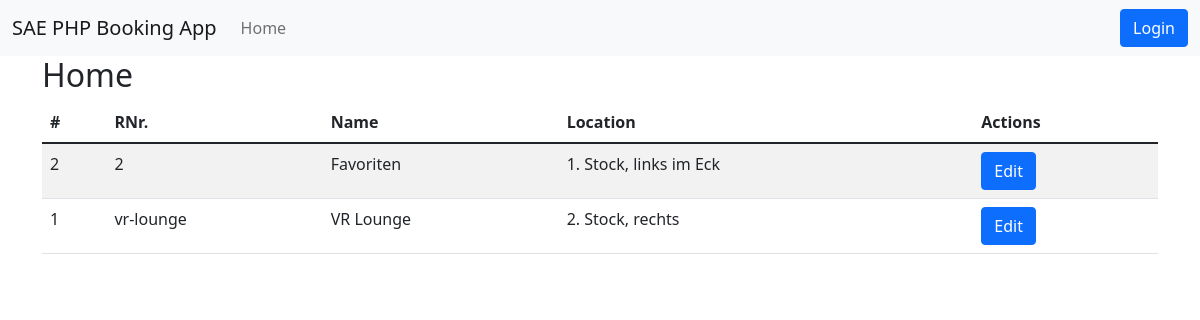
Page /public/home on the earlier database version.
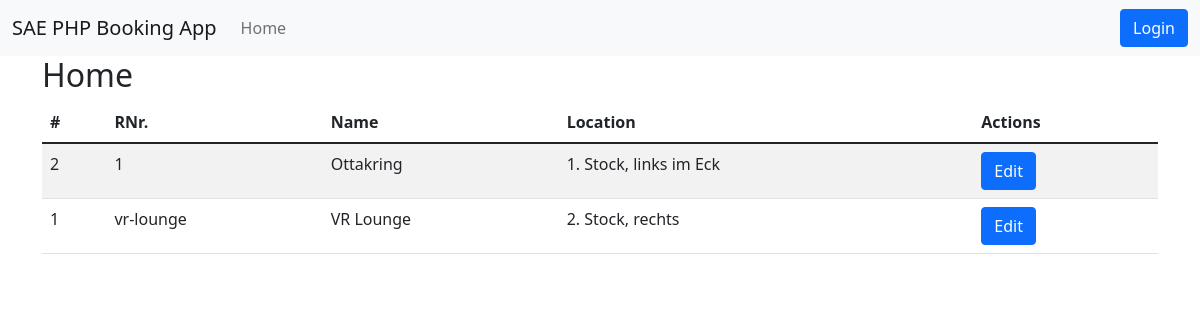
Same page on the later database version.
### tables this page shows
CREATE TABLE `rooms` (
  `id` int(11) NOT NULL,
  `name` varchar(255) NOT NULL,
  `location` text DEFAULT NULL,
  `room_nr` varchar(10) NOT NULL,
  `created_at` timestamp NOT NULL DEFAULT current_timestamp(),
  `updated_at` timestamp NOT NULL DEFAULT current_timestamp() ON UPDATE current_timestamp(),
  `deleted_at` timestamp NULL DEFAULT NULL
);

### app/Controllers/HomeController.php (called while the page is built, shortened)
<?php
class HomeController
{
    public function home()
    {
        $rooms = Room::all('room_nr', 'ASC');
        View::render('home', [
            'rooms' => $rooms
        ]);
    }
}

### core/Bootloader.php (called while the page is built, shortened)
<?php
class Bootloader
{
    public function __construct()
    {
        try {
            $router = new Router();
            $router->route();
        } catch (\Exception $exception) {
            ExceptionHandler::handle($exception);
        }
    }
}

### public/index.php (called while the page is built, shortened)
<?php
spl_autoload_register(function ($namespaceAndClassname) {
    $namespaceAndClassname = str_replace('Core', 'core', $namespaceAndClassname);
    $namespaceAndClassname = str_replace('App', 'app', $namespaceAndClassname);
    $filepath = str_replace('\\', '/', $namespaceAndClassname);
});
$app = new \Core\Bootloader();

### core/Config.php (called while the page is built, shortened)
<?php
class Config
{
    public static function get (string $filenameAndKey, mixed $default = null): mixed
    {
        [$filename, $key] = explode('.', $filenameAndKey);
        $path = __DIR__ . "/../config/$filename.php";
        if (file_exists($path)) {
            $config = require $path;
            if (array_key_exists($key, $config)) {
                return $config[$key];
            }
        }
        return $default;
    }
}

### config/app.php (called while the page is built)
<?php
return [
    'app-name' => 'SAE PHP Booking App',
    'app-slug' => 'sae-php-mvc-session',
    'baseurl' => 'http://localhost:8080/mvc/public',
    'environment' => 'dev',
    'default-layout' => 'default',
];

### core/Session.php (called while the page is built, shortened)
<?php
class Session
{
    public static function get(string $key, mixed $default = null): mixed
    {
        return $default;
    }
}

### core/Models/AbstractUser.php (called while the page is built, shortened)
<?php
abstract class AbstractUser extends AbstractModel
{
    #[Pure] public static function isLoggedIn(): bool
    {
        return false;
    }
}

### config/database.php (called while the page is built)
<?php
return [
    'host' => 'mariadb',
    'user' => 'root',
    'password' => 'password',
    'dbname' => 'mvc'
];

### core/Database.php (called while the page is built, shortened)
<?php
class Database
{
    private object $link;
    private mixed $lastResult;
    public function __construct()
    {
        $this->link = new mysqli(
            Config::get('database.host'),
            Config::get('database.user'),
            Config::get('database.password'),
            Config::get('database.dbname'),
            Config::get('database.port', 3306),
            Config::get('database.socket')
        );
        $this->link->set_charset('utf8');
    }
    public function query(string $query, array $params = []): bool|array
    {
        if (empty($params)) {
            $this->lastResult = $this->executeQuery($query);
        } else {
            $this->lastResult = $this->prepareStatementAndExecuteQuery($query, $params);
        }
        $this->data = $this->lastResult->fetch_all(MYSQLI_ASSOC);
        return $this->data;
    }
    private function executeQuery(string $query): mysqli_result|bool
    {
        return $this->link->query($query);
    }
}

### core/Models/AbstractModel.php (called while the page is built, shortened)
<?php
abstract class AbstractModel
{
    public static function handleResult(array $results): array
    {
        $objects = [];
        foreach ($results as $result) {
            $objects[] = new $calledClass(...$result);
        }
        return $objects;
    }
    public static function getTablenameFromClassname(): string
    {
        $calledClass = get_called_class();
        $particles = explode('\\', $calledClass);
        $classname = array_pop($particles);
        $tablename = strtolower($classname) . 's';
        return $tablename;
    }
}

### core/Traits/SoftDelete.php (called while the page is built, shortened)
<?php
trait SoftDelete
{
    public static function all(?string $orderBy = null, ?string $direction = null): array
    {
        $database = new Database();
        $tablename = self::getTablenameFromClassname();
        if ($orderBy === null) {
            $result = $database->query("SELECT * FROM $tablename WHERE deleted_at IS NULL");
        } else {
            $result = $database->query(
                "SELECT * FROM $tablename WHERE deleted_at IS NULL ORDER BY $orderBy $direction"
            );
        }
        return self::handleResult($result);
    }
}

### resources/views/templates/home.php (the view)
<h2>Home</h2>
<table class="table table-striped">
    <thead>
    <th>#</th>
    <th>RNr.</th>
    <th>Name</th>
    <th>Location</th>
    <th>Actions</th>
    </thead>
    <?php
    foreach ($rooms as $room): ?>
        <tr>
            <td><?php echo $room->id; ?></td>
            <td><?php echo $room->room_nr; ?></td>
            <td><?php echo $room->name; ?></td>
            <td><?php echo $room->location; ?></td>
            <td>
                <a href="<?php echo BASE_URL . "/rooms/$room->id"; ?>" class="btn btn-primary">Edit</a>
            </td>
        </tr>
    <?php
    endforeach; ?>
</table>

### core/Router.php (shortened to what this page needs)
<?php
class Router
{
    private array $routes = [];
    private function loadRoutes()
    {
        $webRoutes = require_once __DIR__ . '/../routes/web.php';
        $this->routes = $webRoutes;
    }
    public function route()
    {
        $path = '';
        if (isset($_GET['path'])) {
            $path = $_GET['path'];
        }
        $path = '/' . rtrim($path, '/');
        $callable = [];
        $params = [];
        if (array_key_exists($path, $this->routes)) {
            $callable = $this->routes[$path];
        }
        if (empty($callable)) {
            throw new \Exception('Not Found', 404);
        } else {
            $controller = new $callable[0]();
            $action = $callable[1];
            $controller->$action(...$params);
        }
    }
}

### core/View.php (shortened to what this page needs)
<?php
class View
{
    public static function render(
        string $template,
        array $params = [],
        ?string $layout = null,
        bool $useCoreTemplates = false
    ) {
        if ($layout === null) {
            $layout = Config::get('app.default-layout', 'default');
        }
        $viewBasePath = __DIR__ . '/../resources/views';
        $layoutsBasePath = "{$viewBasePath}/layouts";
        $templatesBasePath = "{$viewBasePath}/templates";
        $templatePath = "$templatesBasePath/$template.php";
        if ($useCoreTemplates === true) {
            require_once $templatePath;
        } else {
            require_once "$layoutsBasePath/$layout.php";
        }
    }
}

### resources/views/layouts/default.php (shortened to what this page needs)
<!doctype html>
<html lang="en">
<head>
    <link href="https://cdn.jsdelivr.net/npm/bootstrap@5.1.3/dist/css/bootstrap.min.css" rel="stylesheet">
</head>
<body>
<?php
require_once __DIR__ . '/../partials/nav.php'; ?>
<div class="container">
    <?php
    require_once $templatePath; ?>
</div>
</body>
</html>

### resources/views/partials/nav.php (shortened to what this page needs)
<nav class="navbar navbar-expand-lg navbar-light bg-light">
    <div class="container-fluid">
        <a class="navbar-brand" href="#"><?php echo \Core\Config::get('app.app-name'); ?></a>
        <div class="collapse navbar-collapse" id="navbarSupportedContent">
            <ul class="navbar-nav me-auto mb-2 mb-lg-0">
                <li class="nav-item">
                    <a class="nav-link" href="<?php echo BASE_URL; ?>/home">Home</a>
                </li>
            </ul>
            <?php
            if (\App\Models\User::isLoggedIn()):?>
                <div class="d-flex">
                    Eingeloggt: <?php echo \App\Models\User::getLoggedIn()->username; ?>
                    (<a href="<?php echo BASE_URL ?>/logout">Logout</a>)
                </div>
            <?php else: ?>
                <a class="btn btn-primary" href="<?php echo BASE_URL; ?>/login">Login</a>
            <?php endif; ?>
        </div>
    </div>
</nav>

Differences in the rows shown:
changed rooms "1. Stock, links im Eck": room_nr "2" → "1"; name "Favoriten" → "Ottakring"
